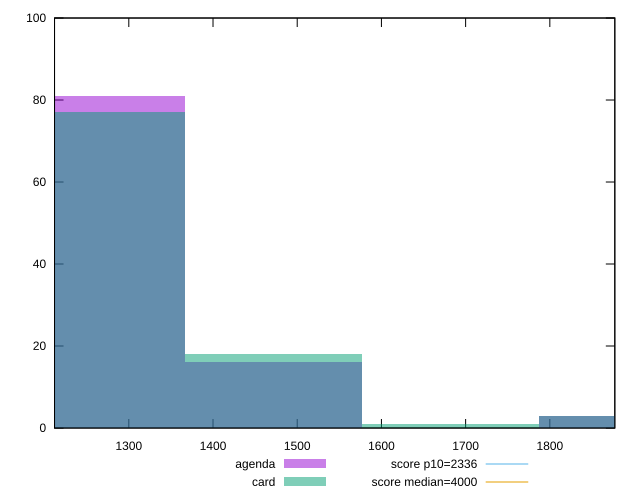

Here is the gnuplot script that generated this plot:
reset

$agenda <<EOF
1892.6871278708898 3
1261.7914185805932 81
1472.0899883440254 16
EOF

$card <<EOF
1892.6871278708898 3
1261.7914185805932 77
1472.0899883440254 18
1682.3885581074576 1
EOF

set key outside below
set boxwidth 210.2985697634322
set xrange [1211.7930000000001:1877.184]
set yrange [0:100]
set trange [0:100]
set style fill transparent solid 0.5 noborder

set parametric
set terminal svg size 640, 500 enhanced background rgb 'white'
set output "report/report_00029_2021-02-24T13-36-40.390Z/first-meaningful-paint/comparison/histogram/1_vs_2.svg"

plot $agenda title "agenda" with boxes, \
     $card title "card" with boxes, \
     2336,t title "score p10=2336", \
     4000,t title "score median=4000"

reset
